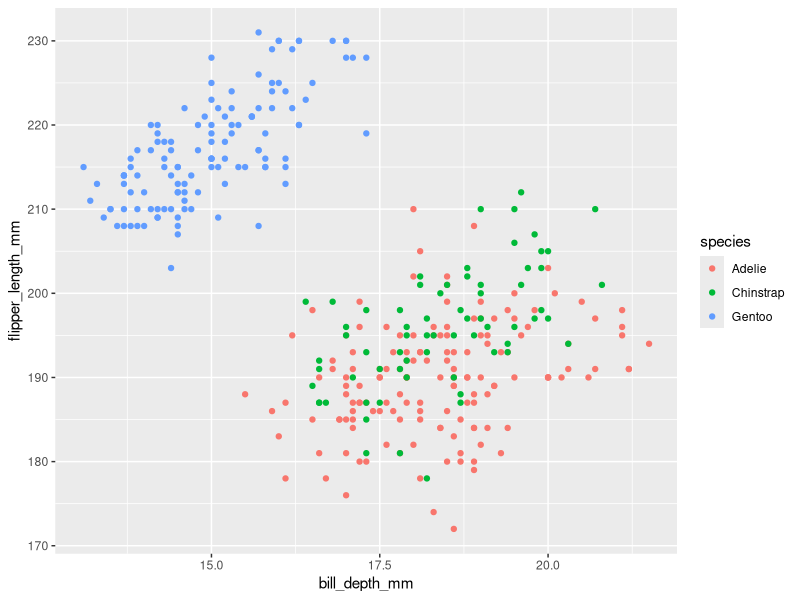
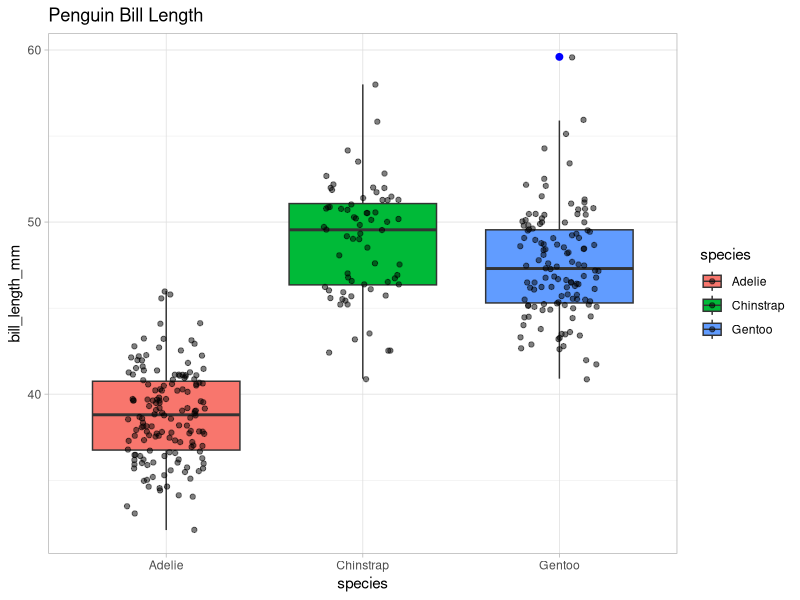

Write the R code that produced these figures, in order.
## ---- chunk 1
knitr::opts_chunk$set(echo = TRUE)
## ---- chunk 2
library(tidyverse)
library(palmerpenguins)
## ---- chunk 3

# Examining the relationship between bill length and flipper length.
library(palmerpenguins)
data(package = 'palmerpenguins')
ggplot(penguins, aes(x = bill_depth_mm , y = flipper_length_mm, color = species)) +
geom_point()


## ---- chunk 4

## ---- chunk 5
# Investigating variability accross species
ggplot(penguins, aes(x = species, y = bill_length_mm, fill=species)) +
geom_boxplot(outlier.colour = "blue", outlier.size = 2) +
geom_jitter(width=0.2, alpha = 0.5) + # 1 flower, 1 dot
labs(title="Penguin Bill Length") +
theme_light()
